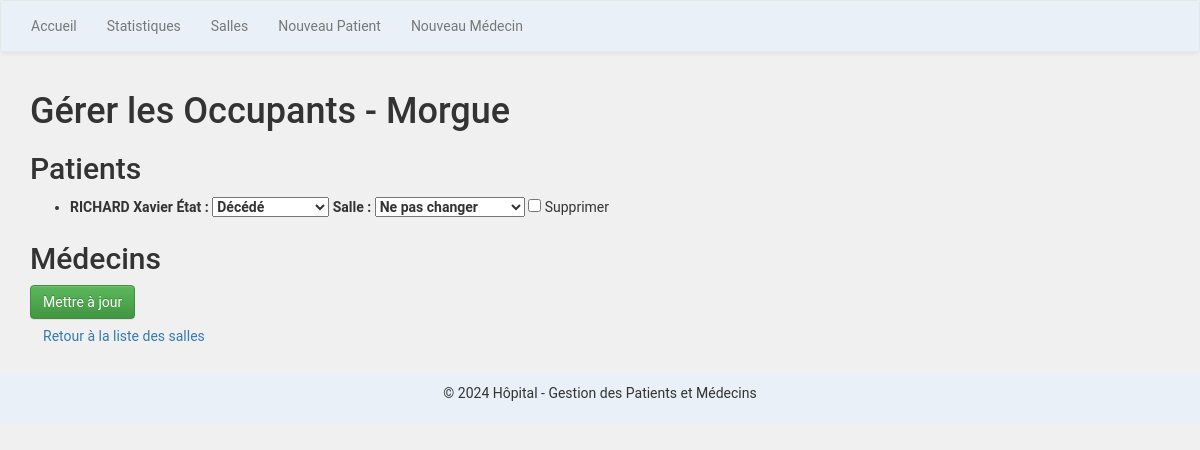
The page /salles/5/gerer/ on the database its author committed.
### hopital/models.py (models this page shows, shortened)
class Salle(models.Model):
    nom = models.CharField(max_length=100)
    capacite = models.IntegerField(null=True, blank=True)

class Patient(models.Model):
    Etat_de_sante_liste = [
        ('Bonne santé', 'Bonne santé'),
        ('Décédé', 'Décédé'),
        ('Hospitalisé', 'Hospitalisé'),
        ('En opération', 'En opération'),
        ('Repos', 'Repos'),
        ('En réanimation', 'En réanimation'),
    ]
    numero_de_sécurite_sociale = models.IntegerField(null=False, blank=False)
    nom = models.CharField(max_length=100)
    prenom = models.CharField(max_length=100)
    date_naissance = models.DateField()
    date_arrivee = models.DateField(null=True, blank=True)
    etat_de_sante = models.CharField(
        max_length=50, choices=Etat_de_sante_liste, default='Bonne santé'
    )
    salle = models.ForeignKey('Salle', on_delete=models.SET_NULL, null=True, blank=True, related_name='patients')
    soigne = models.BooleanField(default=False)

### hopital/views.py (the view, shortened to what this page needs)
# urls.py: path('salles/<int:salle_id>/gerer/', views.gerer_occupants, name='gerer_occupants'),
def gerer_occupants(request, salle_id):
    salle = get_object_or_404(Salle, id=salle_id)
    patients = salle.patients.all()
    medecins = salle.medecins.all()
    salles_disponibles = Salle.objects.exclude(id=salle_id)
    return render(request, 'hopital/gerer_occupants.html', {
        'salle': salle,
        'patients': patients,
        'medecins': medecins,
        'salles_disponibles': salles_disponibles,
    })

### hopital/templates/hopital/gerer_occupants.html (shortened to what this page needs)
{% extends "hopital/base.html" %}
{% block content %}
    <h1>Gérer les Occupants - {{ salle.nom }}</h1>
    <form method="post">
        <h2>Patients</h2>
        <ul>
            {% for patient in patients %}
                <li>
                    <strong>{{ patient.nom }} {{ patient.prenom }}</strong>
                    <label>État :
                        <select name="etat_patient_{{ patient.id }}">
                            <option value="Décédé" {% if patient.etat_de_sante == "Décédé" %}selected{% endif %}>Décédé</option>
                        </select>
                    </label>
                    <label>Salle :
                        <select name="salle_patient_{{ patient.id }}">
                            <option value="">Ne pas changer</option>
                        </select>
                    </label>
                    <input type="checkbox" name="supprimer_patient" value="{{ patient.id }}"> Supprimer
                </li>
            {% endfor %}
        </ul>
        <h2>Médecins</h2>
        <button type="submit" class="btn btn-success">Mettre à jour</button>
    </form>
    <a href="{% url 'liste_salles' %}" class="btn btn-secondary">Retour à la liste des salles</a>
{% endblock %}

### rows shown on the page
Salle: nom "Morgue"
Patient: nom "RICHARD", prenom "Xavier", etat_de_sante+id "Décédé"
